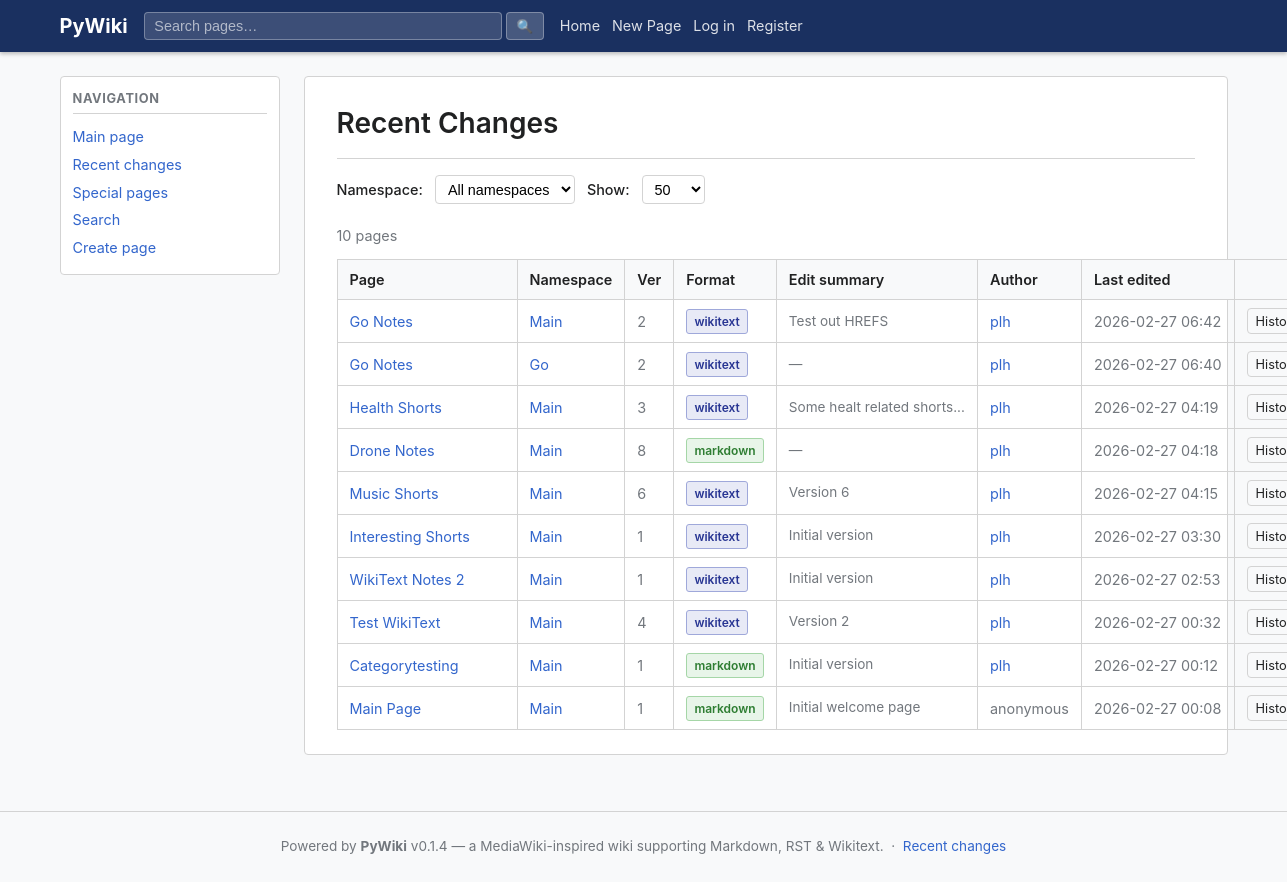
Page /recent on the committed database.
### app/models/models.py (models this page shows, shortened)
class PageVersion(Base):
    __tablename__ = "page_versions"
    __table_args__ = (
        UniqueConstraint("page_id", "version", name="uq_page_versions_page_ver"),
        Index("ix_page_versions_page_latest", "page_id", "version"),
    )
    id:         Mapped[str]        = _uuid_col(primary_key=True)
    page_id:    Mapped[str]        = mapped_column(String(36), ForeignKey("pages.id", ondelete="CASCADE"), nullable=False, index=True)
    version:    Mapped[int]        = mapped_column(Integer, nullable=False)
    content:    Mapped[str]        = mapped_column(Text, nullable=False, default="")
    format:     Mapped[str]        = mapped_column(String(16), nullable=False, default="markdown")
    rendered:   Mapped[str | None] = mapped_column(Text, nullable=True)
    author_id:  Mapped[str | None] = mapped_column(String(36), ForeignKey("users.id"), nullable=True)
    comment:    Mapped[str]        = mapped_column(String(512), default="", nullable=False)
    created_at: Mapped[datetime]   = mapped_column(DateTime(timezone=True), default=_utcnow)
    page:   Mapped["Page"]       = relationship(back_populates="versions")
    author: Mapped["User | None"] = relationship(back_populates="page_versions")

class Page(Base):
    __tablename__ = "pages"
    __table_args__ = (
        UniqueConstraint("namespace_id", "slug", name="uq_pages_ns_slug"),
    )
    id:           Mapped[str]        = _uuid_col(primary_key=True)
    namespace_id: Mapped[str]        = mapped_column(String(36), ForeignKey("namespaces.id", ondelete="CASCADE"), nullable=False, index=True)
    title:        Mapped[str]        = mapped_column(String(512), nullable=False, index=True)
    slug:         Mapped[str]        = mapped_column(String(512), nullable=False, index=True)
    created_by:   Mapped[str | None] = mapped_column(String(36), ForeignKey("users.id"), nullable=True)
    created_at:   Mapped[datetime]   = mapped_column(DateTime(timezone=True), default=_utcnow)
    namespace:   Mapped["Namespace"]           = relationship(back_populates="pages")
    creator:     Mapped["User | None"]         = relationship(foreign_keys=[created_by])
    versions:    Mapped[list["PageVersion"]]   = relationship(
        back_populates="page",
        cascade="all, delete-orphan",
        order_by="PageVersion.version",
    )
    attachments: Mapped[list["Attachment"]]   = relationship(back_populates="page", cascade="all, delete-orphan")

class Namespace(Base):
    __tablename__ = "namespaces"
    id:             Mapped[str]        = _uuid_col(primary_key=True)
    name:           Mapped[str]        = mapped_column(String(128), unique=True, nullable=False, index=True)
    description:    Mapped[str]        = mapped_column(Text, default="", nullable=False)
    default_format: Mapped[str]        = mapped_column(String(16), default="markdown", nullable=False)
    created_at:     Mapped[datetime]   = mapped_column(DateTime(timezone=True), default=_utcnow)
    pages: Mapped[list["Page"]] = relationship(back_populates="namespace", cascade="all, delete-orphan")

class User(Base):
    __tablename__ = "users"
    id:           Mapped[str]  = _uuid_col(primary_key=True)
    username:     Mapped[str]  = mapped_column(String(64),  unique=True, nullable=False, index=True)
    email:        Mapped[str]  = mapped_column(String(255), unique=True, nullable=False, index=True)
    display_name: Mapped[str]  = mapped_column(String(128), nullable=False, default="")
    password_hash:Mapped[str]  = mapped_column(String(255), nullable=False)
    is_active:    Mapped[bool] = mapped_column(Boolean, default=True, nullable=False)
    is_admin:     Mapped[bool] = mapped_column(Boolean, default=False, nullable=False)
    created_at:   Mapped[datetime] = mapped_column(DateTime(timezone=True), default=_utcnow)
    updated_at:   Mapped[datetime] = mapped_column(DateTime(timezone=True), default=_utcnow, onupdate=_utcnow)
    page_versions: Mapped[list["PageVersion"]] = relationship(back_populates="author")
    attachments:   Mapped[list["Attachment"]]  = relationship(back_populates="uploaded_by_user")

### app/ui/views.py (the view)
@router.get("/recent", response_class=HTMLResponse)
async def recent_changes(
    request: Request,
    namespace: Optional[str] = None,
    limit: int = 50,
    db: AsyncSession = Depends(get_db),
):
    user, new_token = await _current_user(request, db)
    changes = await page_svc.get_recent_changes(db, limit=min(limit, 200), namespace_name=namespace)
    namespaces = await ns_svc.list_namespaces(db)
    resp = templates.TemplateResponse(
        request,
        "recent_changes.html",
        _ctx(user,
             changes=changes,
             namespaces=namespaces,
             selected_namespace=namespace,
             limit=limit),
    )
    _apply_new_token(resp, new_token, get_settings().access_token_expire_minutes)
    return resp

### app/templates/recent_changes.html (shortened to what this page needs)
{% extends "base.html" %}
{% block content %}
<div class="page-header">
  <h1>Recent Changes</h1>
</div>
<form class="rc-filters" method="get" action="/recent">
  <div class="rc-filter-row">
    <label for="ns-filter">Namespace:</label>
    <select id="ns-filter" name="namespace" onchange="this.form.submit()">
      <option value="">All namespaces</option>
    </select>
    <label for="limit-select">Show:</label>
    <select id="limit-select" name="limit" onchange="this.form.submit()">
      {% for n in [25, 50, 100, 200] %}
      <option value="{{ n }}" {% if n == limit %}selected{% endif %}>{{ n }}</option>
      {% endfor %}
    </select>
  </div>
</form>
{% if changes %}
<p class="search-count">{{ changes|length }} page{{ 's' if changes|length != 1 else '' }}
</p>
<table class="wiki-table rc-table">
  <thead>
    <tr>
      <th>Page</th>
      <th>Namespace</th>
      <th>Ver</th>
      <th>Format</th>
      <th>Edit summary</th>
      <th>Author</th>
      <th>Last edited</th>
      <th></th>
    </tr>
  </thead>
  <tbody>
    {% for c in changes %}
    <tr>
      <td>
        <a href="/wiki/{{ c.namespace }}/{{ c.slug }}">{{ c.title }}</a>
      </td>
      <td>
        <a href="/wiki/{{ c.namespace }}">{{ c.namespace }}</a>
      </td>
      <td class="ts">{{ c.version }}</td>
      <td>
        <span class="badge badge-{{ c.format }}">{{ c.format }}</span>
      </td>
      <td class="rc-comment">{{ c.comment or '—' }}</td>
      <td class="ts">{% if c.author and c.author != 'anonymous' %}<a href="/user/{{ c.author }}">{{ c.author }}</a>{% else %}{{ c.author }}{% endif %}</td>
      <td class="ts">{{ c.updated_at.strftime('%Y-%m-%d %H:%M') if c.updated_at else '—' }}</td>
      <td>
        <a class="btn" style="font-size:0.8rem;padding:0.15rem 0.5rem;"
           href="/wiki/{{ c.namespace }}/{{ c.slug }}/history">History</a>
      </td>
    </tr>
    {% endfor %}
  </tbody>
</table>
{% else %}
<p class="muted">No pages found{% if selected_namespace %} in namespace <strong>{{ selected_namespace }}</strong>{% endif %}.</p>
{% endif %}
{% endblock %}

### app/static/css/wiki.css (style rules this page uses)
:root { --bg: #ffffff; --bg-alt: #f8f9fa; --border: #d3d3d3; --text: #202122; --muted: #72777d; --accent: #3366cc; --accent-hov: #2a4f9a; --danger: #cc3333; --success: #228822; --warn: #f5a623; --nav-bg: #1a3060; --nav-text: #ffffff; --sidebar-w: 220px; --max-w: 1200px; }
*, *::before, *::after { box-sizing: border-box; margin: 0; padding: 0; }
body { font-family: -apple-system, BlinkMacSystemFont, "Segoe UI", Roboto, sans-serif; font-size: 15px; line-height: 1.6; color: var(--text); background: var(--bg-alt); }
a { color: var(--accent); text-decoration: none; }
.page-header { display: flex; align-items: flex-start; justify-content: space-between; flex-wrap: wrap; gap: 0.5rem; margin-bottom: 1rem; padding-bottom: 0.75rem; border-bottom: 1px solid var(--border); }
.page-header h1 { font-size: 1.75rem; font-weight: 600; }
.btn { display: inline-block; padding: 0.35rem 0.85rem; border: 1px solid var(--border); border-radius: 4px; background: var(--bg-alt); color: var(--text); font-size: 0.9rem; cursor: pointer; text-decoration: none; line-height: 1.5; }
.wiki-table { width: 100%; border-collapse: collapse; font-size: 0.9rem; }
.wiki-table th, .wiki-table td { padding: 0.5rem 0.75rem; border: 1px solid var(--border); text-align: left; }
.wiki-table th { background: var(--bg-alt); font-weight: 600; }
.wiki-table td:first-child, .wiki-table th:first-child { min-width: 180px; width: 40%; }
.ts { white-space: nowrap; color: var(--muted); }
.badge { display: inline-block; padding: 0.1rem 0.45rem; border-radius: 3px; font-size: 0.75rem; font-weight: 600; background: var(--bg-alt); border: 1px solid var(--border); color: var(--muted); }
.badge-markdown { background: #e8f5e9; border-color: #a5d6a7; color: #2e7d32; }
.badge-wikitext { background: #e8eaf6; border-color: #9fa8da; color: #283593; }
.rc-filters { margin-bottom: 1.25rem; }
.rc-filter-row { display: flex; align-items: center; gap: 0.75rem; flex-wrap: wrap; }
.rc-filter-row label { font-weight: 500; font-size: 0.9rem; white-space: nowrap; }
.rc-filter-row select { padding: 0.3rem 0.5rem; border: 1px solid var(--border); border-radius: 4px; font-size: 0.9rem; background: var(--bg); }
.rc-table .rc-comment { font-size: 0.85rem; color: var(--muted); max-width: 260px; overflow: hidden; text-overflow: ellipsis; white-space: nowrap; }
.search-count { color: var(--muted); font-size: 0.9rem; margin-bottom: 0.75rem; }

### rows in the picture
PageVersion: title "Go Notes", namespace "Main", version "2", format "wikitext", comment "Test out HREFS", author "plh", updated_at "2026-02-27 06:42"
Page: title "Go Notes"
Namespace: namespace "Go"
PageVersion: format "wikitext", updated_at "2026-02-27 06:40"
User: author "plh" "plh" "plh" "plh" "plh" "plh" "plh" "plh"
Page: title "Health Shorts"
Namespace: namespace "Main" "Main" "Main" "Main" "Main" "Main" "Main" "Main"
PageVersion: format "wikitext", comment "Some healt related shorts...", updated_at "2026-02-27 04:19"
Page: title "Drone Notes"
PageVersion: format "markdown", updated_at "2026-02-27 04:18"
Page: title "Music Shorts"
PageVersion: format "wikitext", comment "Version 6", updated_at "2026-02-27 04:15"
Page: title "Interesting Shorts"
PageVersion: format "wikitext", comment "Initial version", updated_at "2026-02-27 03:30"
Page: title "WikiText Notes 2"
PageVersion: format "wikitext", comment "Initial version", updated_at "2026-02-27 02:53"
Page: title "Test WikiText"
PageVersion: format "wikitext", comment "Version 2", updated_at "2026-02-27 00:32"
Page: title "Categorytesting"
PageVersion: format "markdown", comment "Initial version", updated_at "2026-02-27 00:12"
Page: title "Main Page"
PageVersion: format "markdown", comment "Initial welcome page", updated_at "2026-02-27 00:08"

### other values in the picture
{{ site_name }} "PyWiki"
{{ changes|length }} "10"
{{ 's' if changes|length != 1 else '' }} "s"
{{ c.version }} "2" "3" "8" "6" "1" "1" "4" "1" "1"
{{ c.comment or '—' }} "—" "—"
{{ c.author }} "anonymous"
{{ app_version }} "0.1.4"
form field limit "50"
